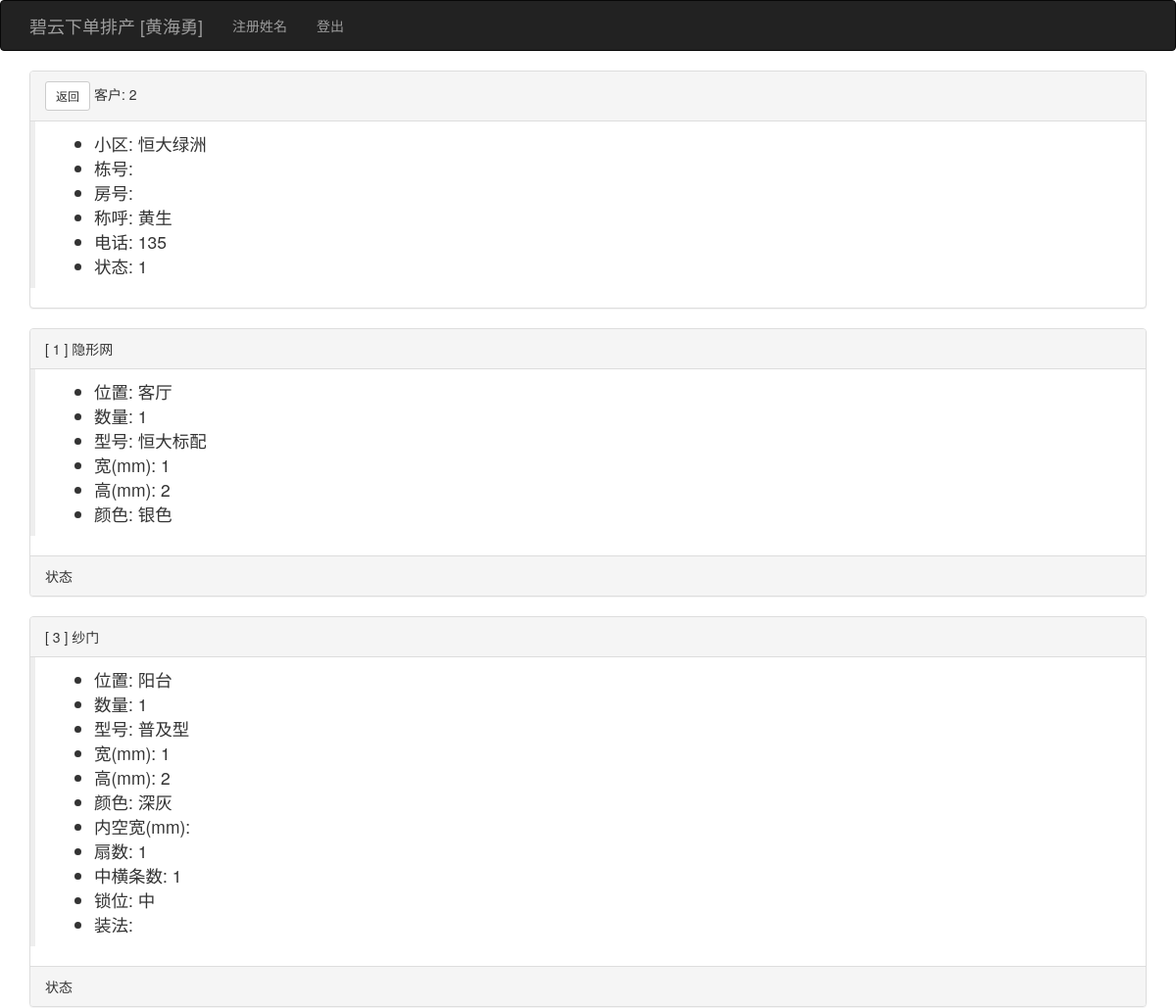
Page /viewkehudd/2 (signed in, upper part) on the earlier database version.
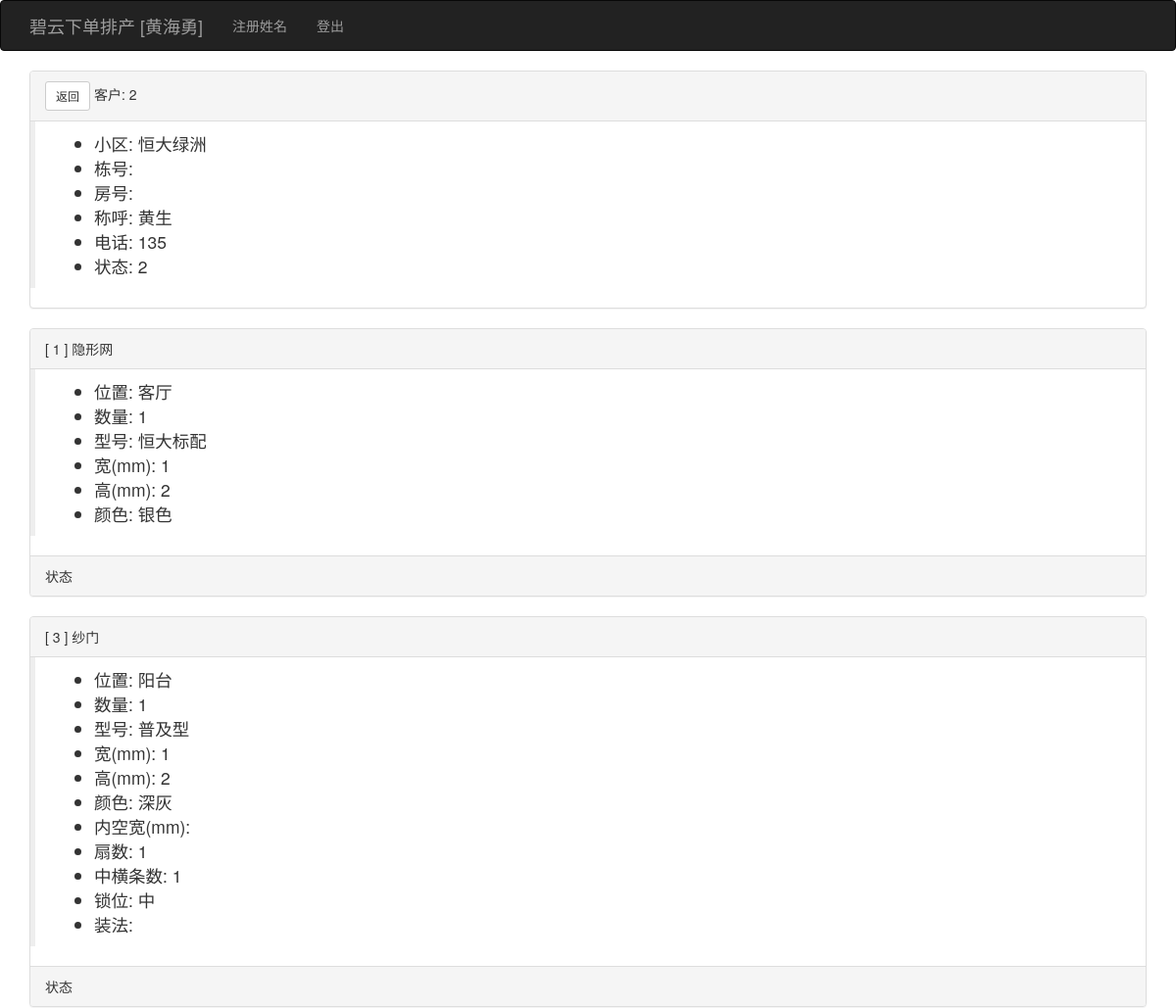
Same page on the later database version.
### app/models.py (models this page shows, shortened)
class Kehu(db.Model):
    __tablename__ = 'kehus'
    id = db.Column(db.Integer, primary_key=True)
    user_id = db.Column(db.Integer, db.ForeignKey('users.id'))
    xiaoqu_id = db.Column(db.Integer, db.ForeignKey('xiaoqus.id'))
    fangjian = db.Column(db.String(64))
    chenghu = db.Column(db.String(64))
    tel = db.Column(db.String(64))
    zje = db.Column(db.Float)
    beizhu = db.Column(db.String(64))
    status = db.Column(db.Integer, default=0)  # 0已测尺、1已下单、2已安装、3已清款
    time0 = db.Column(db.DateTime(), default=datetime.utcnow)
    time1 = db.Column(db.DateTime())
    time2 = db.Column(db.DateTime())
    time3 = db.Column(db.DateTime())
    dingdans = db.relationship('Dingdan', backref='kehu', lazy='dynamic')

### app/main/views.py (the view)
@main.route('/viewkehudd/<int:id>', methods=['GET', 'POST'])
@login_required
def viewkehudd(id):
    kehu = Kehu.query.get(id)
    return render_template('viewkehudd.html', kehu=kehu)

### app/models.py (called while the page is built)
    @login_manager.user_loader
    def load_user(user_id):
        return User.query.get(int(user_id))

### app/templates/viewkehudd.html (shortened to what this page needs)
{% extends "base.html" %}
{% import "bootstrap/wtf.html" as wtf %}
{% block page_content %}
           <div class="panel panel-default">
                <div class="panel-heading"> <a class="btn btn-default btn-sm" href="{{ url_for('main.kehulist') }}">返回</a> 客户: {{ kehu.id }}</div>
                <div class="post-body">
                    <blockquote>
                    <ul>
                    <li>小区: {{ kehu.xiaoqu.xiaoqu }}</li>
                    <li>栋号: {{ kehu.donghao }}</li>
                    <li>房号: {{ kehu.fanghao }}</li>
                    <li>称呼: {{ kehu.chenghu }}</li>
                    <li>电话: {{ kehu.tel }}</li>
                    <li>状态: {{ kehu.status }}</li>
                    </ul>
                    </blockquote>
                </div>
            </div>
    {% for dingdan in kehu.dingdans %}
            <div class="panel panel-default">
        {% if dingdan.chanpin.pinming == '隐形网' %}
                <div class="panel-heading">[ {{ dingdan.id }} ] 隐形网</div>
                <div class="post-body">
                    <blockquote>
                    <ul>
                        <li>位置: {{ dingdan.weizhi }}</li>
                        <li>数量: {{ dingdan.shuliang }}</li>
                        <li>型号: {{ dingdan.xinghao }}</li>
                        <li>宽(mm): {{ dingdan.kuan_chang }}</li>
                        <li>高(mm): {{ dingdan.gao }}</li>
                        <li>颜色: {{ dingdan.color }}</li>
                    </ul>
                    </blockquote>
                </div>
                <div class="panel-footer">状态</div>
        {% elif dingdan.chanpin.pinming == '纱门' %}
                <div class="panel-heading">[ {{ dingdan.id }} ] 纱门</div>
                <div class="post-body">
                    <blockquote>
                    <ul>
                        <li>位置: {{ dingdan.weizhi }}</li>
                        <li>数量: {{ dingdan.shuliang }}</li>
                        <li>型号: {{ dingdan.xinghao }}</li>
                        <li>宽(mm): {{ dingdan.kuan_chang }}</li>
                        <li>高(mm): {{ dingdan.gao }}</li>
                        <li>颜色: {{ dingdan.color }}</li>
                        <li>内空宽(mm): {{ dingdan.meikuan_digao }}</li>
                        <li>扇数: {{ dingdan.shanshu }}</li>
                        <li>中横条数: {{ dingdan.zhonghengtiaoshu_gantiaoshu }}</li>
                        <li>锁位: {{ dingdan.shuowei }}</li>
                        <li>装法: {{ dingdan.zhangfa }}</li>
                    </ul>
                    </blockquote>
                </div>
                <div class="panel-footer">状态</div>
        {% endif %}
            </div>
    {% endfor %}
{% endblock %}

Differences in the rows shown:
changed Kehu "黄生": status "1" → "2"
